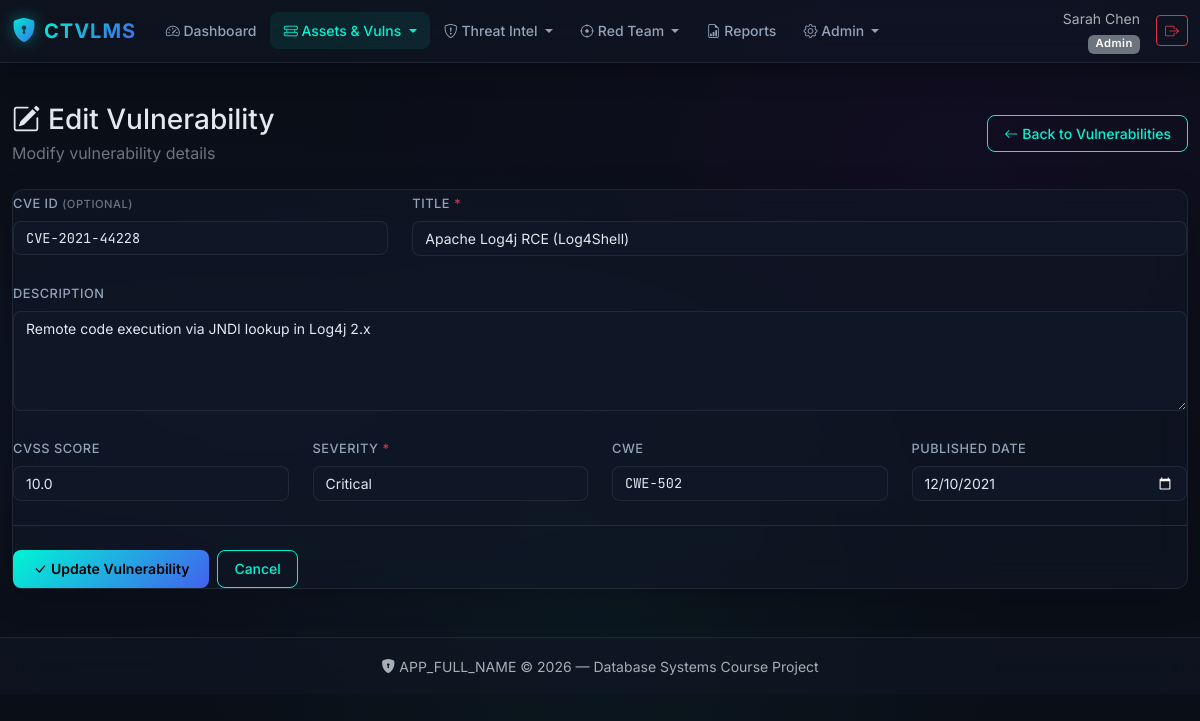
Page /?page=vulnerabilities/form&id=1 (signed in) on the committed database.
### tables this page shows
CREATE TABLE vulnerabilities (
    vulnID INT AUTO_INCREMENT PRIMARY KEY,
    cveID VARCHAR(20) UNIQUE,                  
    title VARCHAR(200) NOT NULL,
    description TEXT,
    cvssScore DECIMAL(3,1) CHECK (cvssScore BETWEEN 0.0 AND 10.0),
    severity ENUM('Low','Medium','High','Critical') NOT NULL,
    cwe VARCHAR(20),                           
    publishedDate DATE,
    createdAt TIMESTAMP DEFAULT CURRENT_TIMESTAMP
);

### index.php (called while the page is built, shortened)
<?php
require_once __DIR__ . '/includes/helpers.php';
$page = $_GET['page'] ?? 'dashboard';
$page = preg_replace('/[^a-zA-Z0-9_\/]/', '', $page);
$routes = [
    'dashboard'            => 'pages/dashboard.php',
    'reports'              => 'pages/reports.php',
    'users/list'           => 'pages/users/list.php',
    'users/form'           => 'pages/users/form.php',
    'assets/list'          => 'pages/assets/list.php',
    'assets/form'          => 'pages/assets/form.php',
    'vulnerabilities/list' => 'pages/vulnerabilities/list.php',
    'vulnerabilities/form' => 'pages/vulnerabilities/form.php',
    'exposures/list'       => 'pages/exposures/list.php',
    'asset_vulns/list'     => 'pages/asset_vulns/list.php',
    'asset_vulns/form'     => 'pages/asset_vulns/form.php',
    'threat_actors/list'   => 'pages/threat_actors/list.php',
    'threat_actors/form'   => 'pages/threat_actors/form.php',
    'iocs/list'            => 'pages/iocs/list.php',
    'iocs/form'            => 'pages/iocs/form.php',
    'incidents/list'       => 'pages/incidents/list.php',
    'incidents/form'       => 'pages/incidents/form.php',
    'engagements/list'     => 'pages/engagements/list.php',
    'engagements/form'     => 'pages/engagements/form.php',
    'findings/list'        => 'pages/findings/list.php',
    'findings/form'        => 'pages/findings/form.php',
    'remediations/list'    => 'pages/remediations/list.php',
    'remediations/form'    => 'pages/remediations/form.php',
    'audit_log/list'       => 'pages/audit_log/list.php',
];
require __DIR__ . '/' . $routes[$page];

### pages/vulnerabilities/form.php (the view, shortened to what this page needs)
<?php
$db = getDB();
$id = isset($_GET['id']) ? (int)$_GET['id'] : 0;
$isEdit = $id > 0;
$record = null;
if ($isEdit) {
    $stmt = $db->prepare('SELECT * FROM vulnerabilities WHERE vulnID = :id');
    $stmt->execute([':id' => $id]);
    $record = $stmt->fetch();
    $pageTitle = 'Edit Vulnerability';
} else {
    $pageTitle = 'Create Vulnerability';
}
$severities = ['Low', 'Medium', 'High', 'Critical'];
require __DIR__ . '/../../includes/header.php';
?>
<div class="page-header fade-in-up">
    <div>
        <h1 class="h3 mb-1">
            <i class="bi bi-<?= $isEdit ? 'pencil-square' : 'shield-plus' ?> me-2"></i><?= e($pageTitle) ?>
        </h1>
        <p class="text-secondary mb-0"><?= $isEdit ? 'Modify vulnerability details' : 'Register a new vulnerability entry' ?></p>
    </div>
    <a href="?page=vulnerabilities/list" class="btn btn-cyber-outline"><i class="bi bi-arrow-left me-1"></i>Back to Vulnerabilities</a>
</div>
<div class="glass-card fade-in-up">
    <form method="POST" action="?page=vulnerabilities/form<?= $isEdit ? '&id=' . $id : '' ?>">
        <div class="row g-4">
            <div class="col-md-4">
                <label for="cveID" class="form-label">CVE ID <span class="text-secondary small">(optional)</span></label>
                <input type="text" class="form-control bg-dark text-light border-secondary font-mono" id="cveID" name="cveID"
                       value="<?= e($record['cveID'] ?? ($_POST['cveID'] ?? '')) ?>" placeholder="CVE-2024-XXXXX">
            </div>
            <div class="col-md-8">
                <label for="title" class="form-label">Title <span class="text-danger">*</span></label>
                <input type="text" class="form-control bg-dark text-light border-secondary" id="title" name="title"
                       value="<?= e($record['title'] ?? ($_POST['title'] ?? '')) ?>" required>
            </div>
            <div class="col-12">
                <label for="description" class="form-label">Description</label>
                <textarea class="form-control bg-dark text-light border-secondary" id="description" name="description"
                          rows="4" placeholder="Detailed vulnerability description..."><?= e($record['description'] ?? ($_POST['description'] ?? '')) ?></textarea>
            </div>
            <div class="col-md-3">
                <label for="cvssScore" class="form-label">CVSS Score</label>
                <input type="number" class="form-control bg-dark text-light border-secondary" id="cvssScore" name="cvssScore"
                       value="<?= e($record['cvssScore'] ?? ($_POST['cvssScore'] ?? '')) ?>" step="0.1" min="0" max="10" placeholder="0.0 – 10.0">
            </div>
            <div class="col-md-3">
                <label for="severity" class="form-label">Severity <span class="text-danger">*</span></label>
                <select class="form-select bg-dark text-light border-secondary" id="severity" name="severity" required>
                    <?php
                    $currentSev = $record['severity'] ?? ($_POST['severity'] ?? '');
                    foreach ($severities as $s):
                    ?>
                        <option value="<?= e($s) ?>" <?= $currentSev === $s ? 'selected' : '' ?>><?= e($s) ?></option>
                    <?php endforeach; ?>
                </select>
            </div>
            <div class="col-md-3">
                <label for="cwe" class="form-label">CWE</label>
                <input type="text" class="form-control bg-dark text-light border-secondary font-mono" id="cwe" name="cwe"
                       value="<?= e($record['cwe'] ?? ($_POST['cwe'] ?? '')) ?>" placeholder="CWE-79">
            </div>
            <div class="col-md-3">
                <label for="publishedDate" class="form-label">Published Date</label>
                <input type="date" class="form-control bg-dark text-light border-secondary" id="publishedDate" name="publishedDate"
                       value="<?= e($record['publishedDate'] ?? ($_POST['publishedDate'] ?? '')) ?>">
            </div>
        </div>
        <hr class="border-secondary my-4">
        <div class="d-flex gap-2">
            <button type="submit" class="btn btn-cyber">
                <i class="bi bi-check-lg me-1"></i><?= $isEdit ? 'Update Vulnerability' : 'Create Vulnerability' ?>
            </button>
            <a href="?page=vulnerabilities/list" class="btn btn-cyber-outline">Cancel</a>
        </div>
    </form>
</div>
<?php require __DIR__ . '/../../includes/footer.php'; ?>

### public/css/style.css (style rules this page uses)
:root { --bg-primary: #0a0e17; --bg-secondary: #111827; --bg-card: rgba(17, 24, 39, 0.7); --bg-glass: rgba(17, 24, 39, 0.55); --border-glass: rgba(255, 255, 255, 0.08); --text-primary: #e2e8f0; --text-secondary: #94a3b8; --text-muted: #64748b; --accent-cyan: #00f5d4; --accent-magenta: #f72585; --accent-blue: #4361ee; --accent-purple: #7209b7; --accent-orange: #fb8500; --severity-critical: #ef4444; --severity-high: #f97316; --severity-medium: #eab308; --severity-low: #22c55e; --font-body: 'Inter', system-ui, -apple-system, sans-serif; --font-mono: 'JetBrains Mono', 'Fira Code', monospace; --glass-blur: 16px; --radius: 12px; --radius-sm: 8px; --transition: all 0.3s cubic-bezier(0.4, 0, 0.2, 1); }
html { scroll-behavior: smooth; }
body { font-family: var(--font-body); background: var(--bg-primary); color: var(--text-primary); min-height: 100vh; background-image: radial-gradient(ellipse at 20% 50%, rgba(67, 97, 238, 0.08) 0%, transparent 50%), radial-gradient(ellipse at 80% 20%, rgba(114, 9, 183, 0.06) 0%, transparent 50%), radial-gradient(ellipse at 50% 80%, rgba(0, 245, 212, 0.04) 0%, transparent 50%); }
.glass-card { background: var(--bg-glass); backdrop-filter: blur(var(--glass-blur)); -webkit-backdrop-filter: blur(var(--glass-blur)); border: 1px solid var(--border-glass); border-radius: var(--radius); box-shadow: 0 8px 32px rgba(0, 0, 0, 0.2); transition: var(--transition); }
.badge { font-weight: 600; font-size: 0.7rem; letter-spacing: 0.5px; padding: 0.35em 0.65em; border-radius: 6px; }
.btn-cyber { background: linear-gradient(135deg, var(--accent-cyan), var(--accent-blue)); border: none; color: #000; font-weight: 600; font-size: 0.875rem; padding: 0.5rem 1.25rem; border-radius: var(--radius-sm); transition: var(--transition); text-decoration: none; }
.btn-cyber-outline { background: transparent; border: 1px solid var(--accent-cyan); color: var(--accent-cyan); font-weight: 500; font-size: 0.875rem; padding: 0.45rem 1rem; border-radius: var(--radius-sm); transition: var(--transition); text-decoration: none; }
.form-control, .form-select { background: rgba(17, 24, 39, 0.8) !important; border: 1px solid var(--border-glass) !important; color: var(--text-primary) !important; border-radius: var(--radius-sm); font-size: 0.875rem; transition: var(--transition); }
.form-label { color: var(--text-secondary); font-weight: 500; font-size: 0.8rem; text-transform: uppercase; letter-spacing: 0.5px; }
textarea.form-control { min-height: 100px; }
.page-header { display: flex; align-items: center; justify-content: space-between; flex-wrap: wrap; gap: 1rem; margin-bottom: 1.5rem; }
.font-mono { font-family: var(--font-mono); font-size: 0.85rem; }
.fade-in-up { animation: fadeInUp 0.5s ease-out forwards; }

### rows in the picture
vulnerabilities: cveID "CVE-2021-44228", title "Apache Log4j RCE (Log4Shell)", description "Remote code execution via JNDI lookup in Log4j 2.x", cvssScore "10.0", cwe "CWE-502", publishedDate "12/10/2021"

### other values in the picture
$user['name'] "Sarah Chen"
$map[$role] "Admin"
$pageTitle "Edit Vulnerability"
APP_FULL_NAME "APP_FULL_NAME"
form field severity "Critical"
